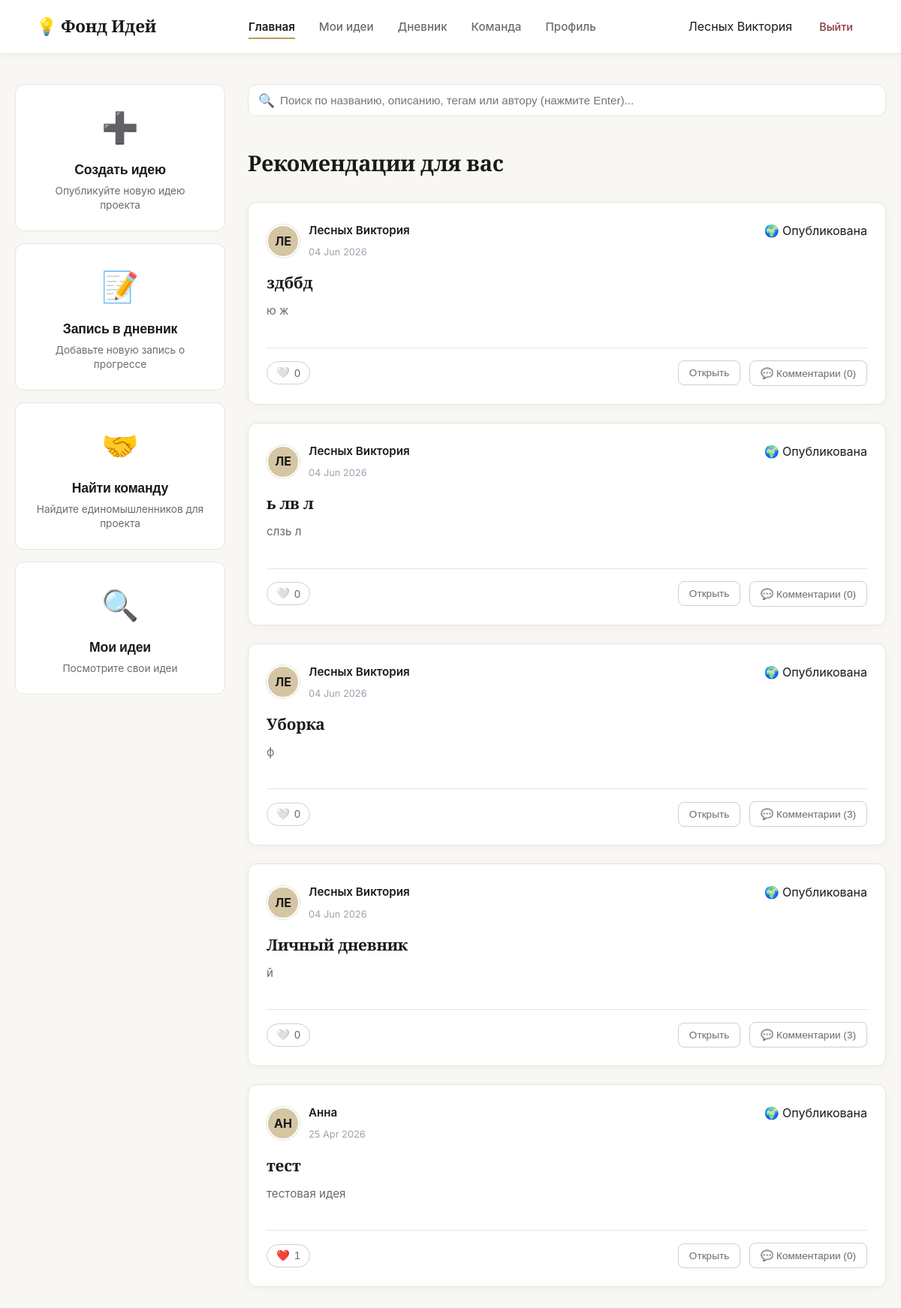
Page /dashboard (signed in) on the committed database.
### data/models.py (models this page shows, shortened)
class User(db.Model):
    id = db.Column(db.Integer, primary_key=True)
    username = db.Column(db.String(80), nullable=False)
    email = db.Column(db.String(120), unique=True, nullable=False)
    password_hash = db.Column(db.String(256))
    bio = db.Column(db.Text, default="")
    about_me = db.Column(db.Text, default="")
    city = db.Column(db.String(100), default="Москва, Россия")
    joined_year = db.Column(db.String(10), default="2026")
    is_email_visible = db.Column(db.Boolean, default=True)
    is_city_visible = db.Column(db.Boolean, default=True)
    is_photo_visible = db.Column(db.Boolean, default=True)
    is_skills_visible = db.Column(db.Boolean, default=True)
    is_description_visible = db.Column(db.Boolean, default=True)
    is_ideas_visible = db.Column(db.Boolean, default=True)
    is_team_visible = db.Column(db.Boolean, default=True)
    ideas = db.relationship('Idea', backref='author', lazy=True)
    diary_entries = db.relationship('DiaryEntry', backref='owner', lazy=True)
    skills = db.relationship('Skill', backref='owner_skill', lazy=True)

class Idea(db.Model):
    id = db.Column(db.Integer, primary_key=True)
    user_id = db.Column(db.Integer, db.ForeignKey('user.id'), nullable=False)
    title = db.Column(db.String(200), nullable=False)
    description = db.Column(db.Text)
    category = db.Column(db.String(50))
    visibility = db.Column(db.String(20), default='draft')
    license = db.Column(db.String(20), default='all_rights')
    tags = db.Column(db.String(200))
    date = db.Column(db.String(50))

### app.py (the view)
@app.route('/dashboard')
def dashboard():
    user = get_current_user()
    if not user:
        return redirect(url_for('index'))
    user_ideas = Idea.query.filter_by(user_id=user.id).all()
    user_categories = {i.category for i in user_ideas if i.category}
    user_tags = set()
    for i in user_ideas:
        if i.tags:
            user_tags.update(t.strip().lower() for t in i.tags.split(','))
    user_skills = {s.name.lower() for s in Skill.query.filter_by(user_id=user.id).all()}
    candidates = Idea.query.filter(Idea.visibility == 'published').all()
    scored_ideas = []
    now = datetime.datetime.now()
    for idea in candidates:
        score = 0
        if idea.category in user_categories:
            score += 30
        idea_tags = set(t.strip().lower() for t in idea.tags.split(',')) if idea.tags else set()
        score += len(idea_tags & user_tags) * 10
        score += len(idea_tags & user_skills) * 5
        likes_count = Like.query.filter_by(idea_id=idea.id).count()
        score += likes_count * 2
        try:
            idea_date = datetime.datetime.strptime(idea.date, '%d %b %Y')
            days_old = (now - idea_date).days
            if days_old < 30:
                score += (30 - days_old) * 1.5
        except ValueError:
            pass
        scored_ideas.append({'idea': idea, 'score': score})
    scored_ideas.sort(key=lambda x: (x['score'], x['idea'].id), reverse=True)
    recommended_ideas = [item['idea'] for item in scored_ideas[:15]]
    liked_ideas = {l.idea_id for l in Like.query.filter_by(user_id=user.id).all()}
    return render_template('dashboard.html', username=user.username, recommended_ideas=recommended_ideas,
                           liked_ideas=liked_ideas)

### app.py (called while the page is built)
def get_current_user():
    if 'user_id' in session:
        return User.query.get(session['user_id'])
    return None

### templates/dashboard.html (shortened to what this page needs)
<!DOCTYPE html>
<html lang="ru">
<head>
    <link rel="stylesheet" href="{{ url_for('static', filename='css/styles.css') }}">
    <link rel="stylesheet" href="{{ url_for('static', filename='css/dashboard.css') }}">
</head>
<body class="dash-body">
    <nav class="navbar">
        <div class="nav-brand">💡 Фонд Идей</div>
        <div class="nav-links">
            <a href="{{ url_for('dashboard') }}" class="active">Главная</a>
            <a href="{{ url_for('ideas') }}">Мои идеи</a>
            <a href="{{ url_for('diary') }}">Дневник</a>
            <a href="{{ url_for('team') }}">Команда</a>
            <a href="{{ url_for('profile') }}">Профиль</a>
        </div>
        <div class="nav-user">
            <span>{{ username }}</span>
            <a href="{{ url_for('logout') }}" class="btn-logout">Выйти</a>
        </div>
    </nav>
    <main class="dashboard-layout">
        <aside class="dashboard-sidebar">
            <div class="action-card" onclick="openModal()">
                <div class="card-icon">➕</div>
                <h3>Создать идею</h3>
                <p>Опубликуйте новую идею проекта</p>
            </div>
            <a href="{{ url_for('diary') }}" class="action-card sidebar-link">
                <div class="card-icon">📝</div>
                <h3>Запись в дневник</h3>
                <p>Добавьте новую запись о прогрессе</p>
            </a>
            <a href="{{ url_for('team') }}" class="action-card sidebar-link">
                <div class="card-icon">🤝</div>
                <h3>Найти команду</h3>
                <p>Найдите единомышленников для проекта</p>
            </a>
            <a href="{{ url_for('ideas') }}" class="action-card sidebar-link">
                <div class="card-icon">🔍</div>
                <h3>Мои идеи</h3>
                <p>Посмотрите свои идеи</p>
            </a>
        </aside>
        <section class="feed-container" id="feedContainer">
            <div class="feed-search-bar">
                <span class="search-icon">🔍</span>
                <input type="text" id="feedSearchInput" placeholder="Поиск по названию, описанию, тегам или автору (нажмите Enter)..." autocomplete="off">
            </div>
            <h2 class="feed-title" id="feedTitle">Рекомендации для вас</h2>
            {% if recommended_ideas %}
                {% for idea in recommended_ideas %}
                <article class="feed-card idea-card"
                         data-id="{{ idea.id }}"
                         data-title="{{ idea.title }}"
                         data-desc="{{ idea.description }}"
                         data-category="{{ idea.category }}"
                         data-visibility="{{ idea.visibility }}"
                         data-license="{{ idea.license }}"
                         data-tags="{{ idea.tags }}"
                         data-date="{{ idea.date }}">
                    <div class="feed-card-header card-header">
                        <div class="feed-author">
                            <div class="feed-avatar member-avatar">{{ idea.author.username[:2].upper() if idea.author else '??' }}</div>
                            <div>
                                <span class="feed-name">{{ idea.author.username if idea.author else 'Аноним' }}</span>
                                <span class="feed-time">{{ idea.date }}</span>
                            </div>
                        </div>
                        <span class="badge published">🌍 Опубликована</span>
                    </div>
                    <h3 class="feed-title-text">{{ idea.title }}</h3>
                    <p class="feed-desc">{{ idea.description[:180] }}{% if idea.description|length > 180 %}...{% endif %}</p>
                    <div class="feed-actions card-actions">
                        <button class="feed-like-btn" data-id="{{ idea.id }}" data-liked="{{ 'true' if idea.id in liked_ideas else 'false' }}" onclick="toggleLike(this)">
                            <span class="like-icon">{{ '❤️' if idea.id in liked_ideas else '🤍' }}</span>
                            <span class="like-count">{{ idea.likes|length }}</span>
                        </button>
                        <button class="action-btn" onclick="openViewModal(this.closest('.idea-card'))"> Открыть</button>
                        <button class="action-btn outline" id="commentsBtn-{{ idea.id }}" onclick="openCommentsModal({{ idea.id }})">💬 Комментарии ({{ idea.comments|length }})</button>
                    </div>
                </article>
                {% endfor %}
            {% else %}
                <div class="empty-feed">
                    <h3> Пока нет рекомендаций</h3>
                    <p>Создайте идеи или добавьте навыки, чтобы получить персональную подборку.</p>
                </div>
            {% endif %}
        </section>
    </main>
</body>
</html>

### static/css/styles.css (style rules this page uses)
:root { --bg-paper: #F9F7F3; --bg-white: #FFFFFF; --bg-edge: #F1EDE6; --text-ink: #1A1A1A; --text-pencil: #6B6B6B; --text-light: #9CA3AF; --accent-binding: #8B3A3A; --accent-binding-hover: #6B2D2D; --accent-foil: #B89B5E; --accent-foil-light: #D4C5A3; --border-paper: #E8E3DB; --border-dark: #D4CFC5; --shadow-soft: 0 4px 20px rgba(26, 26, 26, 0.06); --shadow-medium: 0 8px 30px rgba(26, 26, 26, 0.08); --shadow-card: 0 2px 12px rgba(26, 26, 26, 0.04); --radius-sm: 8px; --radius-md: 12px; --radius-lg: 16px; --ease-smooth: cubic-bezier(0.25, 0.1, 0.25, 1); --transition-base: all 0.3s var(--ease-smooth); }
* { margin: 0; padding: 0; box-sizing: border-box; }
body { font-family: 'Inter', -apple-system, BlinkMacSystemFont, 'Segoe UI', sans-serif; background: var(--bg-paper); color: var(--text-ink); line-height: 1.65; -webkit-font-smoothing: antialiased; -moz-osx-font-smoothing: grayscale; }
h1, h2, h3, h4, h5, h6 { font-family: 'Cormorant Garamond', Georgia, serif; font-weight: 500; line-height: 1.25; letter-spacing: -0.01em; color: var(--text-ink); }
h2 { font-size: 2rem; margin-bottom: 8px; color: var(--text-ink); font-weight: 500; }
.navbar { height: 72px; padding: 0 48px; background: var(--bg-white); display: flex; align-items: center; justify-content: space-between; border-bottom: 1px solid var(--border-paper); box-shadow: var(--shadow-card); position: sticky; top: 0; z-index: 100; }
.nav-brand { font-family: 'Cormorant Garamond', serif; font-weight: 600; font-size: 1.4rem; color: var(--text-ink); letter-spacing: -0.01em; }
.nav-links { display: flex; gap: 32px; }
.nav-links a { text-decoration: none; color: var(--text-pencil); font-weight: 500; font-size: 0.95rem; transition: var(--transition-base); position: relative; padding: 4px 0; }
.nav-links a::after { content: ''; position: absolute; bottom: 0; left: 0; width: 0; height: 2px; background: var(--accent-foil); transition: width 0.3s var(--ease-smooth); }
.nav-links a.active, .nav-links a:hover { color: var(--text-ink); font-weight: 600; }
.nav-links a.active::after, .nav-links a:hover::after { width: 100%; }
.nav-user { display: flex; align-items: center; gap: 20px; }
.btn-logout { color: var(--accent-binding); text-decoration: none; font-weight: 500; font-size: 0.9rem; transition: var(--transition-base); padding: 8px 16px; border-radius: var(--radius-sm); }

### rows in the picture
User: username "Лесных Виктория"
Idea: author "ЛЕ", author "Лесных Виктория", date "04 Jun 2026", title "здббд", description "ю ж", id "🤍", likes|length "0", comments|length "0"
Idea: author "ЛЕ", author "Лесных Виктория", date "04 Jun 2026", title "ь лв л", description "слзь л", id "🤍", likes|length "0", comments|length "0"
Idea: author "ЛЕ", author "Лесных Виктория", date "04 Jun 2026", title "Уборка", description "ф", id "🤍", likes|length "0", comments|length "3"
Idea: author "ЛЕ", author "Лесных Виктория", date "04 Jun 2026", title "Личный дневник", description "й", id "🤍", likes|length "0", comments|length "3"
Idea: author "АН", author "Анна", date "25 Apr 2026", title "тест", description "тестовая идея", id "❤️", likes|length "1", comments|length "0"
